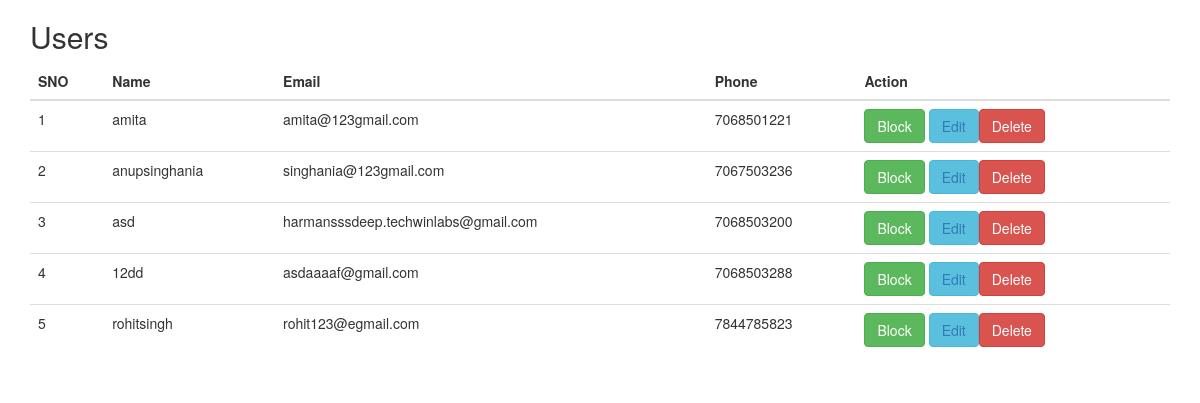
The page /view.php on the database its author committed.
### tables this page shows
CREATE TABLE `users` (
  `id` int(11) NOT NULL,
  `name` varchar(50) NOT NULL,
  `email` varchar(50) NOT NULL,
  `phone` varchar(50) NOT NULL,
  `password` varchar(25) NOT NULL,
  `status` int(50) NOT NULL DEFAULT 1
);

### view.php (the view, shortened to what this page needs)
<?php
include 'config.php';
$conn = mysqli_connect($servername, $username, $password, $dbname);
$sql = "SELECT * FROM users";
$result = mysqli_query($conn, $sql);
?>
<!DOCTYPE html>
<html lang="en">
<head>
    <link rel="stylesheet" href="https://maxcdn.bootstrapcdn.com/bootstrap/3.4.0/css/bootstrap.min.css">
</head>
<body>
    <div class="container">
        <h2>Users</h2>
        <table class="table">
            <thead>
                <tr>
                    <th>SNO</th>
                    <th>Name</th>
                    <th>Email</th>
                    <th>Phone</th>
                    <th>Action</th>
                </tr>
            </thead>
            <tbody>
                <?php
                $serial=1;
                if ($result && mysqli_num_rows($result) > 0) {
                    while ($row = mysqli_fetch_assoc($result)) {
                ?>
                    <tr>
                        <td><?php echo $serial; ?></td>
                        <td><?php echo $row['name']; ?></td>
                        <td><?php echo $row['email']; ?></td>
                        <td><?php echo $row['phone']; ?></td>
                        <td>
    <a href="block.php?id=<?php echo $row['id']; ?> &status=<?php echo ($row['status'] == 1) ? 0 : 1; ?> ">
        <button type="button" class="btn btn-success" onclick="myFunction2()">
            <?php echo ($row['status'] == 1) ? "Block" : "Unblock"; ?>
        </button>
    </a>
    <a href="update.php?id=<?php echo $row['id']; ?>"><button type="button" class="btn btn-info" onclick="myFunction1()">Edit</a>
    <a href="delete.php?id=<?php echo $row['id']; ?>"><button type="button" class="btn btn-danger" onclick="myFunction()">Delete</button></a>
</td>
                    </tr>
                <?php
                $serial++;
                    }
                } else {
                    echo "<tr><td colspan='6'>No records found</td></tr>";
                }
                ?>
            </tbody>
        </table>
    </div>
</body>
</html>

### rows shown on the page
users: name "amita", email "amita@123gmail.com", phone "7068501221", status "Block"
users: name "anupsinghania", email "singhania@123gmail.com", phone "7067503236", status "Block"
users: name "asd", email "harmansssdeep.techwinlabs@gmail.com", phone "7068503200", status "Block"
users: name "12dd", email "asdaaaaf@gmail.com", phone "7068503288", status "Block"
users: name "rohitsingh", email "rohit123@egmail.com", phone "7844785823", status "Block"
